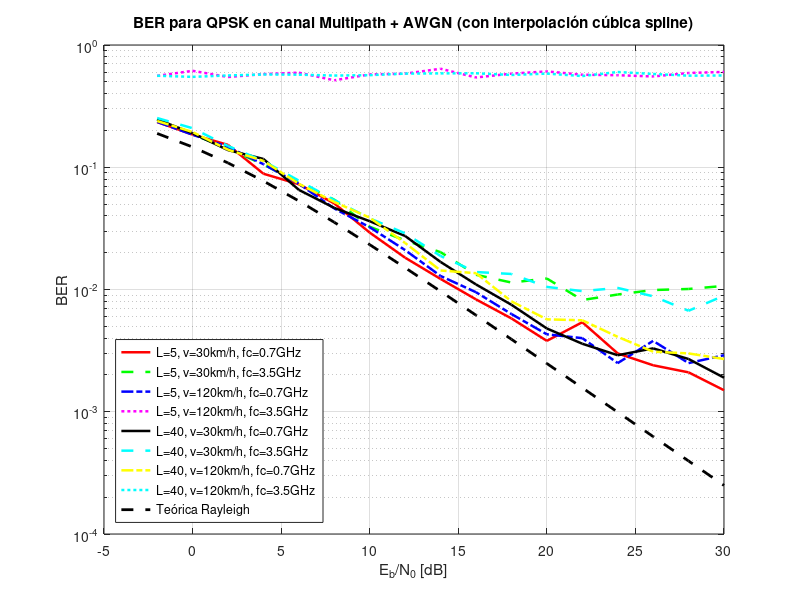

Write MATLAB code to recreate this figure. (Note: a time limit stopped this script after it produced the figure.)
clc; clear all; close all;

% Parámetros fijos
num_bits = 1e3;
k = 2;
num_symbols = num_bits / k;
EbN0_dB = -2:2:30;
num_runs = 10;
mapping = [1+1j; 1-1j; -1+1j; -1-1j] / sqrt(2);
bit_map = [0 0; 0 1; 1 0; 1 1];

% Valores de SNR para los que se graficarán constelaciones
snr_plot_vals = [-2, 0, 10, 30];
saved_constellations = struct();

% Variables a recorrer
L_vals = [5, 40];
v_kmh_vals = [30, 120];
fc_vals = [700e6, 3.5e9];

% Parámetros de piloto
N = 2;
pilot_sym = 1 + 1j;

% Colores y estilos
colors = ['r', 'g', 'b', 'm', 'k', 'c', 'y', 'c'];
styles = {'-', '--', '-.', ':'};

figure;
legend_entries = {};
plot_idx = 1;

for iL = 1:length(L_vals)
    for iv = 1:length(v_kmh_vals)
        for ifc = 1:length(fc_vals)
            L = L_vals(iL);
            v_kmh = v_kmh_vals(iv);
            fc = fc_vals(ifc);

            v = v_kmh / 3.6;
            lambda = 3e8 / fc;
            fd_max = v / lambda;

            ber_total = zeros(1, length(EbN0_dB));

            for idx = 1:length(EbN0_dB)
                EbN0_dB_val = EbN0_dB(idx);
                EbN0 = 10^(EbN0_dB_val/10);
                N0 = 1/(2*k*EbN0);

                for run = 1:num_runs
                    % Generar bits y símbolos
                    bits = randi([0 1], 1, num_bits);
                    bit_pairs = reshape(bits, 2, []).';
                    indices = bit_pairs(:,1)*2 + bit_pairs(:,2) + 1;
                    data_symbols = mapping(indices).';

                    % Insertar pilotos cada N símbolos
                    tx_symbols = [];
                    pilot_pos = [];
                    data_pos = [];
                    i = 1;
                    while i <= num_symbols
                        tx_symbols = [tx_symbols, pilot_sym];
                        pilot_pos = [pilot_pos, length(tx_symbols)];

                        if i+N-1 <= num_symbols
                            tx_symbols = [tx_symbols, data_symbols(i:i+N-1)];
                            data_pos = [data_pos, length(tx_symbols)-N+1 : length(tx_symbols)];
                            i = i + N;
                        else
                            remaining = num_symbols - i + 1;
                            tx_symbols = [tx_symbols, data_symbols(i:end)];
                            data_pos = [data_pos, length(tx_symbols)-remaining+1 : length(tx_symbols)];
                            break;
                        end
                    end

                    len = length(tx_symbols);

                    % Canal Rayleigh y ruido
                    t = linspace(0, 1, len);
                    an = ones(1,L)/sqrt(L);
                    thetan = 2*pi*rand(1,L);
                    fDn = fd_max * cos(2*pi*rand(1,L));
                    H_full = zeros(1,len);
                    for l = 1:L
                        H_full = H_full + an(l)*exp(1j*(thetan(l) - 2*pi*fDn(l)*t));
                    end
                    H_full(abs(H_full) < 1e-3) = 1e-3;

                    noise = sqrt(N0)*(randn(1,len) + 1j*randn(1,len));
                    y = tx_symbols .* H_full + noise;

                    % Estimación CSI con pilotos y spline cúbico
                    rx_pilots = y(pilot_pos);
                    csi_est = rx_pilots / pilot_sym;

                    % Interpolación cúbica a posiciones de datos
                    csi_interp_full = interp1(pilot_pos, csi_est, data_pos, 'spline');
                    rx_data = y(data_pos);
                    csi_used = csi_interp_full;

                    % Ecualización
                    y_eq = rx_data ./ csi_used;

                    % Decodificación
                    decoded_bits = zeros(num_bits,1);
                    for n = 1:num_symbols
                        distances = abs(y_eq(n) - mapping).^2;
                        [~, idx_min] = min(distances);
                        decoded_bits(2*n-1:2*n) = bit_map(idx_min,:).';
                    end
                    ber_total(idx) = ber_total(idx) + sum(decoded_bits.' ~= bits);

                    % Guardar constelaciones si corresponde
                    should_save = (run == 1) && (iL == 1) && (iv == 1) && (ifc == 1);
                    if should_save && ismember(EbN0_dB_val, snr_plot_vals)
                        if EbN0_dB_val < 0
                            s = sprintf('snr_m%d', abs(EbN0_dB_val));
                        else
                            s = sprintf('snr_%d', EbN0_dB_val);
                        end
                        saved_constellations.(s).tx = data_symbols;
                        saved_constellations.(s).rx_awgn = data_symbols + noise(1:num_symbols);
                        saved_constellations.(s).rx_multipath = rx_data;
                        saved_constellations.(s).rx_eq = y_eq;
                        fprintf('Guardando constelaciones para %s\n', s);
                    end
                end
            end

            ber_avg = ber_total / (num_runs * num_bits);

            style = styles{mod(plot_idx-1,length(styles))+1};
            color = colors(mod(plot_idx-1,length(colors))+1);
            semilogy(EbN0_dB, ber_avg, [color style], 'LineWidth', 1.8); hold on;

            legend_entries{end+1} = sprintf('L=%d, v=%dkm/h, fc=%.1fGHz', L, v_kmh, fc/1e9);
            plot_idx = plot_idx + 1;
        end
    end
end

% Curva teórica
EbN0_lin = 10.^(EbN0_dB/10);
ber_rayleigh_theory = 0.5*(1 - sqrt(EbN0_lin./(EbN0_lin+1)));
semilogy(EbN0_dB, ber_rayleigh_theory, 'k--', 'LineWidth', 2);
legend_entries{end+1} = 'Teórica Rayleigh';

grid on;
legend(legend_entries, 'Location', 'southwest');
xlabel('E_b/N_0 [dB]');
ylabel('BER');
title('BER para QPSK en canal Multipath + AWGN (con interpolación cúbica spline)');

%% Figura de constelaciones
figure;
snrs = snr_plot_vals;
titles = {'1. Original', '2. Solo AWGN', '3. Multipath + AWGN', '4. Ecualizado'};

for i = 1:length(snrs)
    if snrs(i) < 0
        s = sprintf('snr_m%d', abs(snrs(i)));
    else
        s = sprintf('snr_%d', snrs(i));
    end

    if isfield(saved_constellations, s)
        data = saved_constellations.(s);

        subplot(4,4,(i-1)*4+1);
        plot(real(data.tx), imag(data.tx), 'bo'); axis equal; grid on;
        title(titles{1});
        ylabel(sprintf('SNR = %d dB', snrs(i)));

        subplot(4,4,(i-1)*4+2);
        plot(real(data.rx_awgn), imag(data.rx_awgn), 'ro'); axis equal; grid on;
        title(titles{2});

        subplot(4,4,(i-1)*4+3);
        plot(real(data.rx_multipath), imag(data.rx_multipath), 'mo'); axis equal; grid on;
        title(titles{3});

        subplot(4,4,(i-1)*4+4);
        plot(real(data.rx_eq), imag(data.rx_eq), 'go'); axis equal; grid on;
        title(titles{4});
    else
        fprintf('Advertencia: no se guardaron constelaciones para SNR = %d dB\n', snrs(i));
    end
end

sgtitle('Constelaciones para SNR = -2, 0, 10, 30 dB (L=5, v=30km/h, fc=700MHz)');
